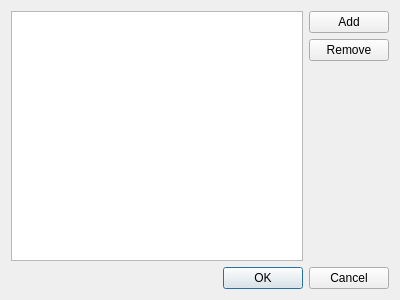
<?xml version="1.0" encoding="UTF-8"?>
<ui version="4.0">
 <class>EditMarkersDialog</class>
 <widget class="QDialog" name="EditMarkersDialog">
  <property name="geometry">
   <rect>
    <x>0</x>
    <y>0</y>
    <width>400</width>
    <height>300</height>
   </rect>
  </property>
  <property name="windowTitle">
   <string>Dialog</string>
  </property>
  <layout class="QVBoxLayout" name="verticalLayout_2">
   <item>
    <layout class="QHBoxLayout" name="horizontalLayout">
     <item>
      <widget class="QTableWidget" name="tableWidget"/>
     </item>
     <item>
      <layout class="QVBoxLayout" name="verticalLayout">
       <item>
        <widget class="QPushButton" name="pbAdd">
         <property name="text">
          <string>Add</string>
         </property>
        </widget>
       </item>
       <item>
        <widget class="QPushButton" name="pbRemove">
         <property name="text">
          <string>Remove</string>
         </property>
        </widget>
       </item>
       <item>
        <spacer name="verticalSpacer">
         <property name="orientation">
          <enum>Qt::Vertical</enum>
         </property>
         <property name="sizeHint" stdset="0">
          <size>
           <width>20</width>
           <height>40</height>
          </size>
         </property>
        </spacer>
       </item>
      </layout>
     </item>
    </layout>
   </item>
   <item>
    <widget class="QDialogButtonBox" name="buttonBox">
     <property name="standardButtons">
      <set>QDialogButtonBox::Cancel|QDialogButtonBox::Ok</set>
     </property>
    </widget>
   </item>
  </layout>
 </widget>
 <resources/>
 <connections>
  <connection>
   <sender>buttonBox</sender>
   <signal>accepted()</signal>
   <receiver>EditMarkersDialog</receiver>
   <slot>accept()</slot>
   <hints>
    <hint type="sourcelabel">
     <x>199</x>
     <y>276</y>
    </hint>
    <hint type="destinationlabel">
     <x>199</x>
     <y>149</y>
    </hint>
   </hints>
  </connection>
  <connection>
   <sender>buttonBox</sender>
   <signal>rejected()</signal>
   <receiver>EditMarkersDialog</receiver>
   <slot>reject()</slot>
   <hints>
    <hint type="sourcelabel">
     <x>199</x>
     <y>276</y>
    </hint>
    <hint type="destinationlabel">
     <x>199</x>
     <y>149</y>
    </hint>
   </hints>
  </connection>
 </connections>
</ui>
